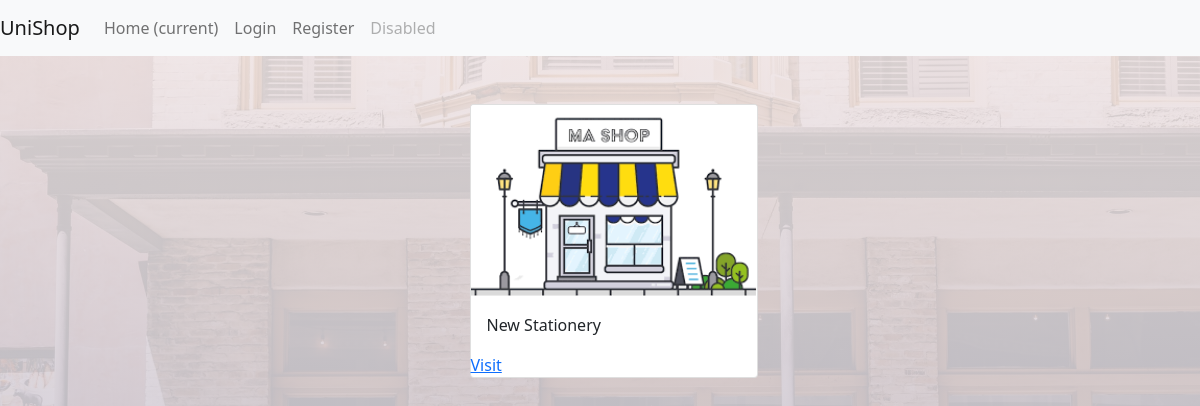
The page /shops/ on the database its author committed.
### unishop/models.py (models this page shows, shortened)
class Shop(models.Model):
    name = models.CharField(max_length=100)
    location = models.CharField(max_length=100)
    pincode = models.PositiveIntegerField()
    owner = models.OneToOneField(User,on_delete=models.CASCADE,related_name="shop")
    image_name = models.TextField(null = True)
    class Meta:
        db_table = "Shop"

### unishop/views.py (the view)
# urls.py: path('shops/',views.shops,name = "shops"),
def shops(request):
    if request.user.is_authenticated:
        shops  = Shop.objects.filter(pincode = request.user.profile.pincode)
    else:
        shops = Shop.objects.all()
    return render(request,'unishop/shops.html',{
            "shops":shops
        })

### unishop/templates/unishop/shops.html (shortened to what this page needs)
{% extends 'unishop/base.html' %}
{% block bodyblock %}
<div class  = "container">
{% if not shops %}
    <h2 class = "mt-5"> Sorry there are no shops in your area </h2>
{% else %}
    <div class="row align-items-center justify-content-center">
        {% for shop in shops  %}
        <div class = "col-md-4 col-lg-3 col-sm-12 mt-5">
                <div class="card" style="width: 18rem;">
                    <img src="{{shop.image_name}}" class="card-img-top" alt="...">
                    <div class="card-body">
                      <p class="card-text">{{shop.name}}</p>
                    </div>
                    <a href = "/shops/{{shop.id}}" >Visit</a>
                  </div>
        </div>
        {% endfor %}
    </div>
{% endif %}
</div>
{% endblock bodyblock %}

### unishop/static/unishop/css/index.css (style rules this page uses)
body { background-image:linear-gradient(rgba(243, 232, 232, 0.877),rgba(187, 187, 204, 0.884)),url('/static/unishop/images/bg.jpg'); background-position: center; background-attachment: fixed; background-size: cover; height:90vh; }

### rows shown on the page
Shop: image_name (picture), name "New Stationery"
